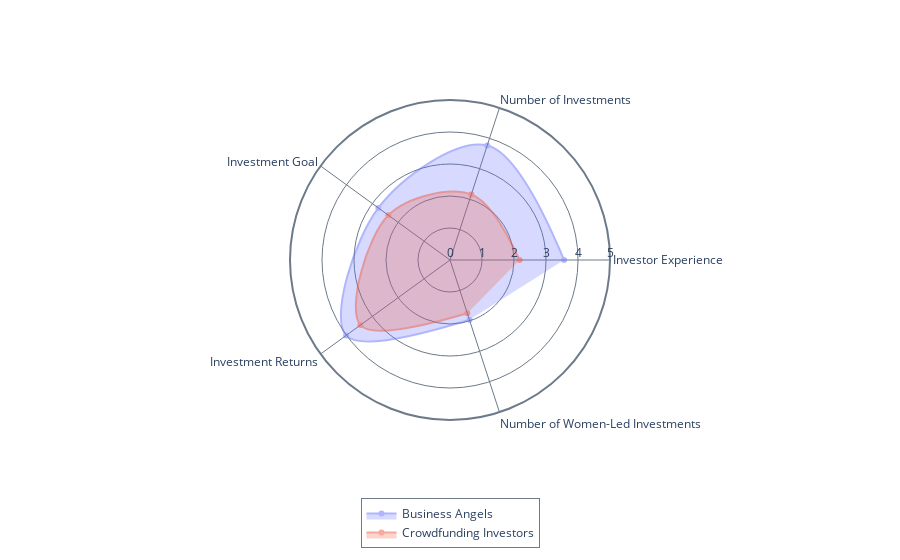

Notebook cell for this chart:
### Code cell
# Variable means by investor type - Women and men

df=df_load.copy()

group_label='survey'

# Ordinal, not multiple options, not in gender, not in BA only, not in CI only, add 'women_led_inv'
columns=[]
for col in COLS:
    if (
      (col in ORDINAL_COLS)
      & (not col in MUL_COLS)
      & (not col in GENDER_COLS)
      & (not col in BA_ONLY_COLS)
      & (not col in CI_ONLY_COLS)
& (not col in DIFF_COLS)
    ):
        columns.append(col)

columns.append('women_led_inv')

stat_func='mean' 

traces=[
  ['BA', 'Business Angels'],
  ['CI', 'Crowdfunding Investors'],
]

value_range=[0,5]

radar(df, group_label, columns, stat_func, traces, value_range)

### Figure 1 — Plotly figure (JSON) as saved in the notebook; plotly's stock layout.template omitted (floating-point values rounded to 4 significant figures)
{"data": [{"fill": "toself", "line": {"shape": "spline"}, "name": "Business Angels", "opacity": 0.5, "r": [3.564, 3.761, 2.767, 4.012, 1.966], "theta": ["Investor Experience", "Number of Investments", "Investment Goal", "Investment Returns", "Number of Women-Led Investments"], "type": "scatterpolar"}, {"fill": "toself", "line": {"shape": "spline"}, "name": "Crowdfunding Investors", "opacity": 0.5, "r": [2.174, 2.154, 2.381, 3.462, 1.75], "theta": ["Investor Experience", "Number of Investments", "Investment Goal", "Investment Returns", "Number of Women-Led Investments"], "type": "scatterpolar"}], "layout": {"legend": {"bordercolor": "rgba(108, 122, 137,1)", "borderwidth": 1, "x": 0.5, "xanchor": "center", "y": -0.4, "yanchor": "bottom"}, "polar": {"angularaxis": {"gridcolor": "rgba(108, 122, 137,1)", "linecolor": "rgba(108, 122, 137,1)", "linewidth": 2, "showline": true}, "bgcolor": "rgba(0, 0, 0, 0)", "radialaxis": {"dtick": 1, "gridcolor": "rgba(108, 122, 137,1)", "gridwidth": 1, "linewidth": 1, "range": [0, 5], "showline": false, "side": "counterclockwise"}}}}
